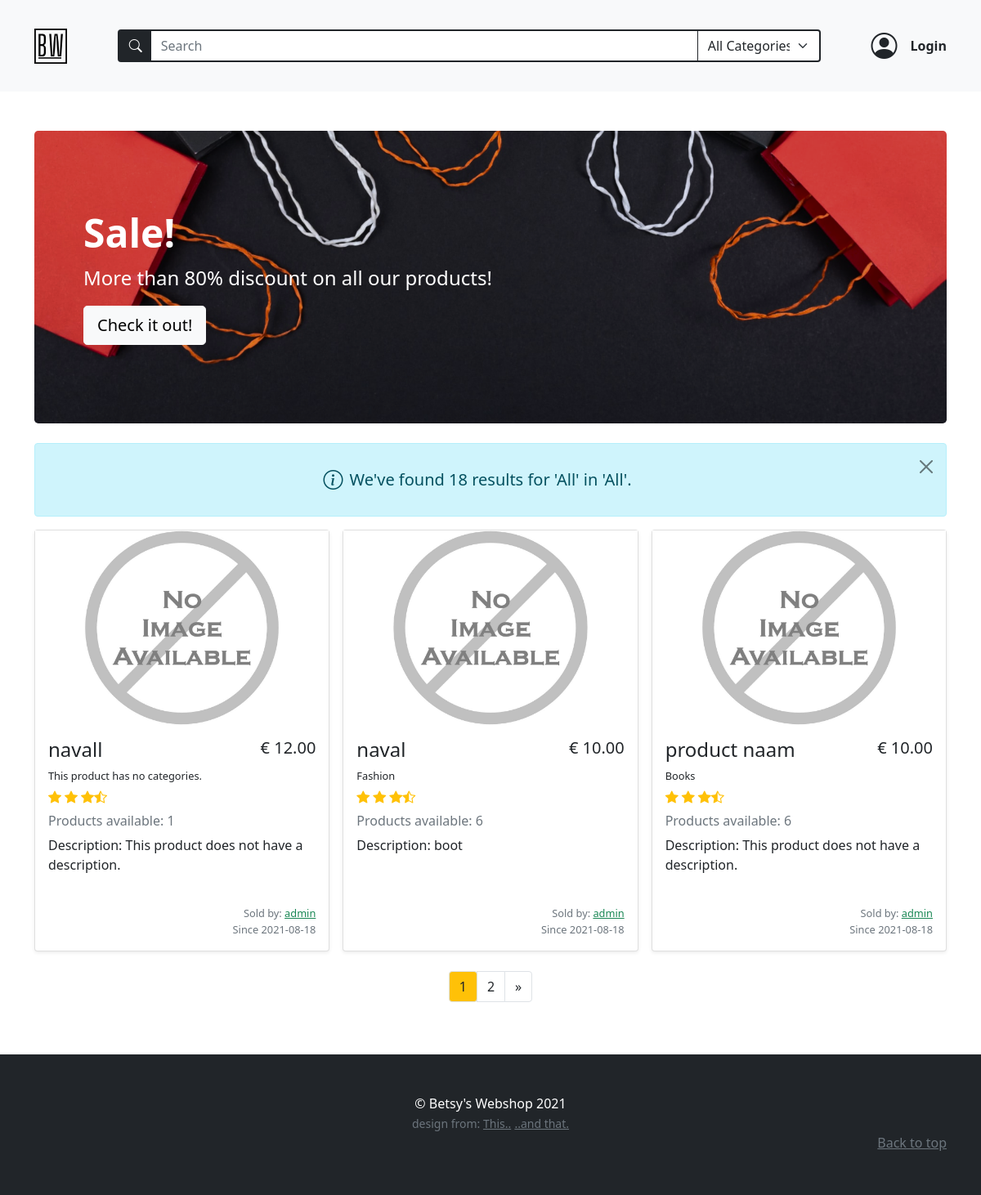
/search_results/All/All/, run on an earlier commit of the app's database.
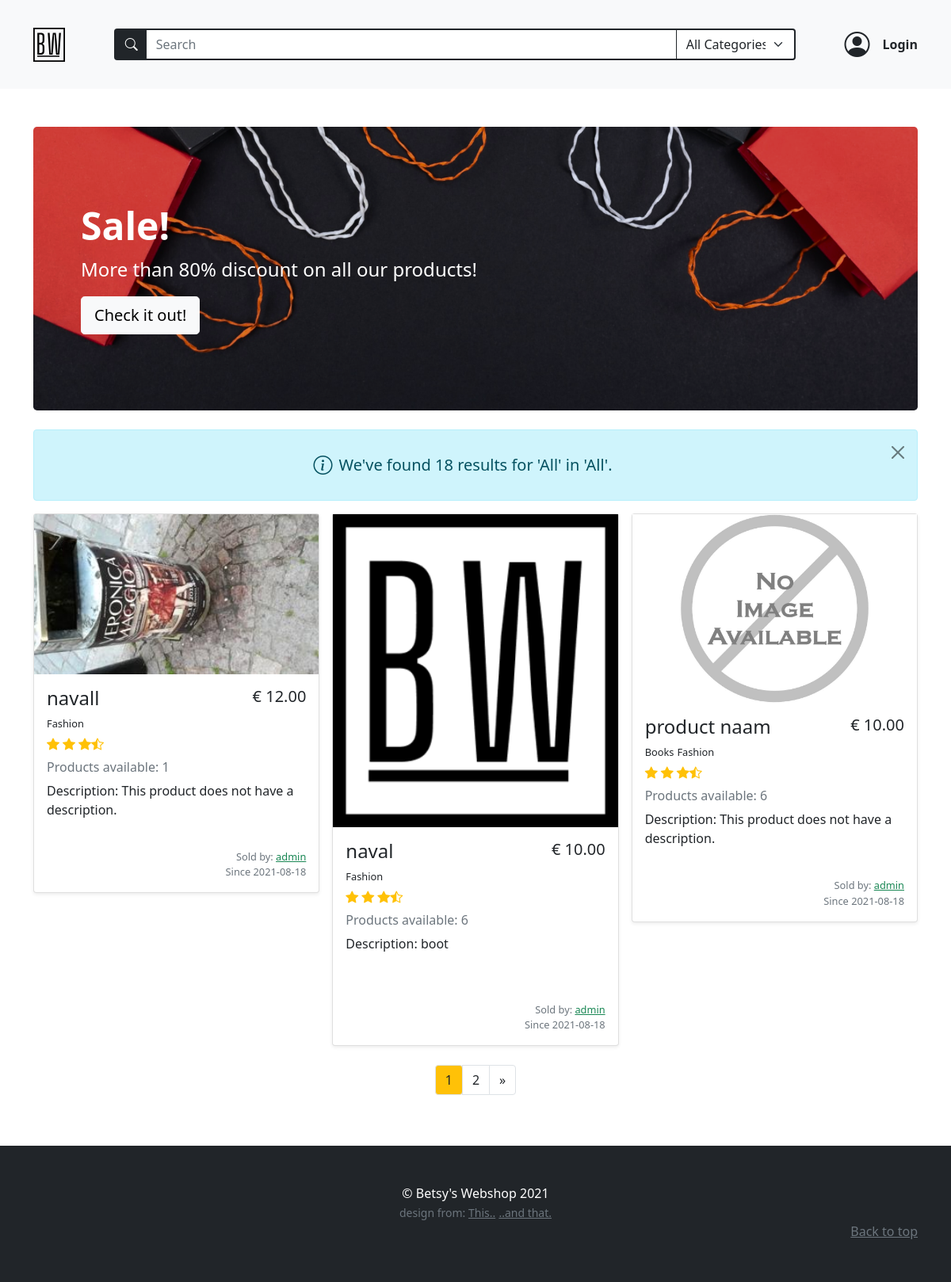
And on a later commit of the database.
### models.py (models this page shows, shortened)
class BaseModel(db_wrapper.Model):
    class Meta:
        database = db

class Product(BaseModel):
    name = CharField(max_length=50)
    description = TextField(null=True)
    price_per_unit = DecimalField(
        constraints=[Check("price_per_unit >= 0")],
        decimal_places=2,
        auto_round=True,
        null=True,
        default=0,
        max_digits=10,
    )
    stock = IntegerField(default=1)
    owner = ForeignKeyField(User, backref="products")
    product_pic = CharField(null=True, default="default_product.jpg")
    date_posted = DateTimeField(formats="%Y-%m-%d %H:%M", default=datetime.now())

class User(BaseModel, UserMixin):
    first_name = CharField(index=True, max_length=30, null=True, default="")
    last_name = CharField(max_length=120, null=True, default="")
    address = CharField(max_length=200, null=True, default="")
    city = CharField(max_length=50, null=True, default="")
    country = CharField(max_length=50, null=True)
    cc_number = IntegerField(null=True, default="")
    username = CharField(index=True, max_length=30, unique=True)
    email = CharField(index=True, max_length=50, unique=True)
    password = CharField(max_length=20)
    profile_pic = CharField(null=True, default="default_user.jpg")

class ProductTag(BaseModel):
    product = ForeignKeyField(Product, index=True, backref="tags")
    tag = ForeignKeyField(Tag, index=True, backref="products")

class Tag(BaseModel):
    name = CharField(unique=True, max_length=30)

### routes.py (the view, shortened to what this page needs)
@app.route(
    "/search_results/<search_term>/<search_tag>/",
    methods=["GET", "POST"],
)
def search_results(search_term, search_tag):
    register_form = RegistrationForm(prefix="register_form")
    login_form = LoginForm(prefix="login_form")
    search_form = SearchForm(prefix="search_form")
    search_form.search_tag.choices = get_alpha_tag_names()
    page = request.args.get("page", 1, type=int)
    if current_user.is_anonymous:
        user = None
    else:
        user = User.get(current_user.id)
    if search_term == "All" and search_tag == "All":
        all_products_on_search = Product.select()
    elif search_term == "All":
        all_products_on_search = get_products_per_tag(search_tag)
    elif search_tag == "All":
        all_products_on_search = get_products_by_name(search_term)
    product_count = all_products_on_search.count()
    all_products_on_search = all_products_on_search.order_by(-Product.id)
    if product_count == 0:
        return redirect(url_for("no_results", search_query=search_term))
    return object_list(
        "search_results.html",
        query=all_products_on_search,
        context_variable="product_list",
        paginate_by=3,
        page=page,
        title="Search",
        product_count=product_count,
        login_form=login_form,
        register_form=register_form,
        search_form=search_form,
        user=user,
        all_products=Product.select(),
        search_tuple=(search_term, search_tag),
    )

### forms.py (shortened to what this page needs)
class RegistrationForm(FlaskForm):
    username = StringField(
        "Username",
        validators=[InputRequired(), Length(min=2, max=30)],
    )
    email = StringField(
        "Email", validators=[InputRequired(), Length(min=5, max=50), Email()]
    )
    password = PasswordField(
        "Set Password",
        validators=[
            InputRequired(),
            EqualTo(
                "password_confirm", message="Password must be identical in both inputs"
            ),
            Length(min=5, max=20),
        ],
    )
    password_confirm = PasswordField("Confirm Password", validators=[InputRequired()])
    submit = SubmitField("Sign Up")

class LoginForm(FlaskForm):
    email = StringField(
        "Email", validators=[InputRequired(), Length(min=2, max=50), Email()]
    )
    password = PasswordField("Your Password", validators=[InputRequired()])
    login = SubmitField("Login!")

### main.py (called while the page is built)
def get_alpha_tag_names() -> tuple[
    Tag
]:  # deze kan mss weg of in de form zelf zetten, tags zijn statisch nu
    tags = Tag.select().order_by(Tag.name)
    tag_list = [(tag.name, tag.name) for tag in tags]
    tag_list.insert(0, ("All", "All Categories"))
    return tag_list

### templates/search_results.html (shortened to what this page needs)
{% extends "base.html" %} {% block content %}
<div class="container py-5">
  <div class="p-5 mb-4 bg-dark rounded-3 search-results-banner banner">
    <div class="container-fluid py-5">
      <h1 class="display-5 fw-bold text-white">Sale!</h1>
      <p class="col-md-8 fs-4 text-white">
        More than 80% discount on all our products!
      </p>
      <button class="btn btn-light btn-lg" type="button">Check it out!</button>
    </div>
  </div>
  <div
    class="
      alert alert-info
      d-flex
      align-items-center
      justify-content-center
      alert-dismissible
      fade
      show
    "
    role="alert"
  >
    <i class="bi bi-info-circle me-2" style="font-size: 1.5rem"></i>
    <div class="text-center">
      <h5 class="text-center my-3">
        {% if product_count == 1 %} We've found {{ product_count }} result for
        '{{ search_tuple[0] }}' in '{{ search_tuple[1] }}'. {% else %} We've
        found {{ product_count }} results for '{{ search_tuple[0] }}' in '{{
        search_tuple[1] }}'. {% endif %}
      </h5>
    </div>
    <button
      type="button"
      class="btn-close"
      data-bs-dismiss="alert"
      aria-label="Close"
    ></button>
  </div>
  <div class="album" id="page_top">
    <div class="row row-cols-1 row-cols-md-2 row-cols-lg-3 g-3">
      {% for product in product_list %} {% include
      "product_in_search_results.html" %} {% endfor%}
    </div>
  </div>
  <nav
    class="btn-group mx-auto text-center d-block mt-4"
    aria-label="Page navigation example"
  >
    {% set cur_page = pagination.get_page() %}
    {% set page_count = pagination.get_page_count() %}
    <ul class="pagination justify-content-center">
      <li class="page-item text-dark">
        <a
          href="#page_top"
          role="button"
          type="button"
          class="page-link btn btn-warning text-dark bg-warning"
          >{{cur_page}}</a
        >
      </li>
      {% if cur_page != page_count %}
      <li class="page-item text-dark">
        <a
          class="page-link text-dark"
          href="{{ request.path }}?page={{cur_page + 1}}#page_top"
          aria-label="Next"
        >
          {{cur_page + 1}}
        </a>
      </li>
      <li class="page-item text-dark">
        <a
          class="page-link text-dark"
          href="{{ request.path }}?page={{page_count}}#page_top"
          aria-label="Last Page"
        >
          <span aria-hidden="true">&raquo;</span>
        </a>
      </li>
      {% endif %}
    </ul>
  </nav>
</div>
{% endblock content %}

### templates/product_in_search_results.html (shortened to what this page needs)
<div class="col" id="productID-{{product.id}}">
  <div class="card shadow-sm">
    <img
      src="{{  url_for('static', filename='/product_pics/' + product.product_pic)  }}"
      alt="{{ product.name }}"
    />
    <div class="card-body h-100">
      <div class="d-flex justify-content-between">
        <h4>{{ product.name }}</h4>
        <h5>€ {{ "%.2f"|format(product.price_per_unit) }}</h5>
      </div>
      <ul class="d-flex p-0 mb-0">
        {% if product.tags %} {% for producttags in product.tags %}
        <span class="pe-1 fs-small"> {{producttags.tag.name}}</span>
        {% endfor %} {% else %}
        <span class="pe-1 fs-small">This product has no categories.</span>
        {% endif %}
      </ul>
      <div class="d-flex text-warning py-1">
        <i class="bi bi-star-fill"></i>
        <i class="bi bi-star-fill mx-1"></i>
        <i class="bi bi-star-fill"></i>
        <i class="bi bi-star-half"></i>
      </div>
      <h6 class="text-muted my-0 mt-1 mb-2">
        Products available: {{product.stock}}
      </h6>
      <p class="card-text mt-2" style="min-height: 70px">
        Description: {% if product.description %} {{ product.description }} {%
        else %} This product does not have a description. {% endif %}
      </p>
      <div class="d-flex justify-content-between">
        <div class="text-muted fs-small m-0 p-0 ms-auto">
          <p class="m-0 text-end">
            Sold by: {% if current_user.username == product.owner.username %}
            <small>You</small>
            {% else %}
            <a
              class="text-success"
              href="{{url_for('user_profile', user_id=product.owner.id)}}"
              >{{ product.owner.username }}</a
            >
            {% endif %}
          </p>
          <p class="m-0">Since {{product.date_posted[0:10]}}</p>
        </div>
      </div>
    </div>
  </div>
</div>

What changed in the data, as far as the page shows it:
changed Product "navall": product_pic: picture added in place of a placeholder; no longer shows "This product has no categories."
added ProductTag: tag.name "Fashion", shown under Product "navall"
changed Product "naval": product_pic: picture added in place of a placeholder
added ProductTag: tag.name "Fashion", shown under Product "product naam"
